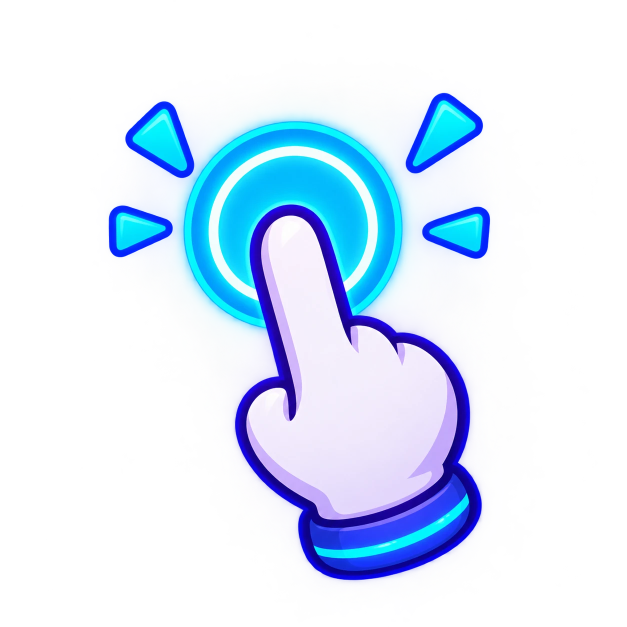
#> input picture scripts/src/coach-hand.webp, 1254 x 1254 px (shown at 1/2 size)
$ python slice-coach-hand.py
#> lines starting #> are read from the running program, lines starting #| are printed output that depends on the picture
"""조작 안내 손가락(사용자 제공, 투명 배경) → public/assets/ui/coach-hand.webp

여백을 잘라 내고 작게 줄인다. 손끝(= 링 가운데)이 그림의 어디인지는 games/core/coach.tsx 의 TIP_X·TIP_Y 와 같아야 한다.
실행: python scripts/slice-coach-hand.py
"""
from pathlib import Path

from PIL import Image

ROOT = Path(__file__).resolve().parent.parent
SRC = ROOT / "scripts/src/coach-hand.webp"
OUT = ROOT / "public/assets/ui/coach-hand.webp"

# 원본(1254²)에서 발광까지 담는 칸과 누르는 점(링 가운데)
BOX = (205, 175, 995, 1175)
TIP = (587, 450)
WIDTH = 240

im = Image.open(SRC).convert("RGBA").crop(BOX)
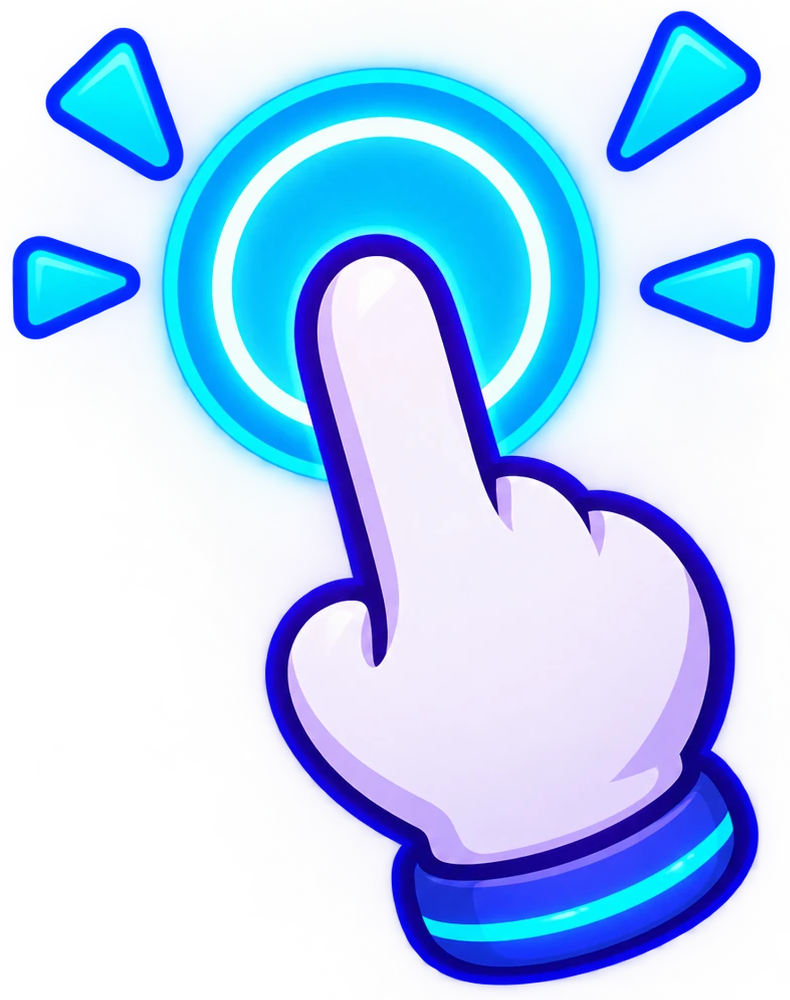
#> im: PIL image 790x1000 RGBA; mean R, G, B, A 91.8, 129.4, 186.3, 130; transparent parts drawn white
h = round(im.height * WIDTH / im.width)
#> h = 304
im = im.resize((WIDTH, h), Image.LANCZOS)
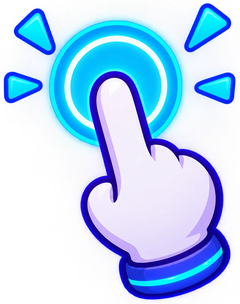
#> im: PIL image 240x304 RGBA; mean R, G, B, A 91.5, 128.8, 185.1, 130; transparent parts drawn white
OUT.parent.mkdir(parents=True, exist_ok=True)
im.save(OUT, "WEBP", quality=90, method=6)
tx = (TIP[0] - BOX[0]) / (BOX[2] - BOX[0])
ty = (TIP[1] - BOX[1]) / (BOX[3] - BOX[1])
print(f"{OUT.name} {WIDTH}x{h}  TIP_X={tx:.3f} TIP_Y={ty:.3f}")
#| coach-hand.webp 240x304  TIP_X=0.484 TIP_Y=0.275
